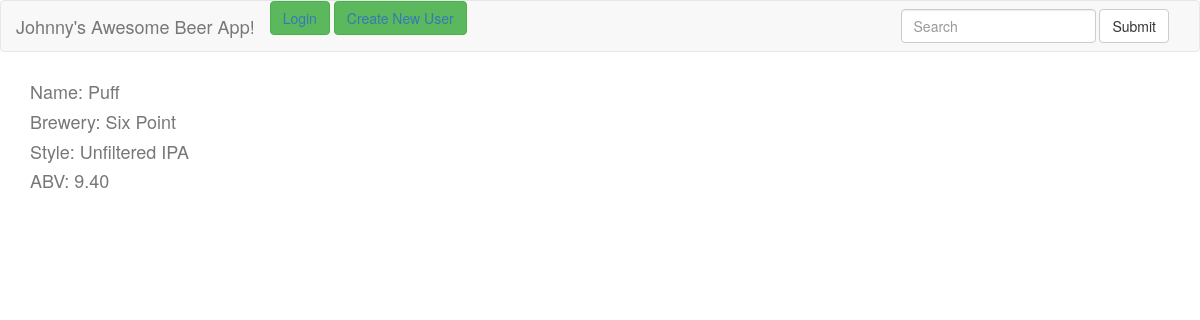
The app's page /beer_list/9/ with its own data.
### app/models.py (models this page shows, shortened)
class Beer(models.Model):
    beer_name = models.CharField(max_length=50)
    brewer_name = models.CharField(max_length=50)
    beer_type = models.CharField(max_length=30)
    abv = models.DecimalField(max_digits=5, decimal_places=2)
    restaurant = models.ManyToManyField(Restaurant)

### app/views.py (the view)
# urls.py: url(r'^beer_list/(?P<pk>\d+)/$', BeerDetailView.as_view(), name="beer_detail_view")
class BeerDetailView(DetailView):
    model = Beer

### templates/app/beer_detail.html (shortened to what this page needs)
{% extends "base.html" %}
{% load staticfiles %}
{% block content %}
  <div class="container">
    <ul class="list-unstyled">
      <li><h4 class="text-muted">Name: {{ object.beer_name }}</h4></li>
      <li><h4 class="text-muted">Brewery: {{ object.brewer_name }}</h4></li>
      <li><h4 class="text-muted">Style: {{ object.beer_type }}</h4></li>
      <li><h4 class="text-muted">ABV: {{ object.abv }}</h4></li>
    </ul>
  </div>
{% endblock %}

### records on screen
Beer: beer_name "Puff", brewer_name "Six Point", beer_type "Unfiltered IPA", abv "9.40"
